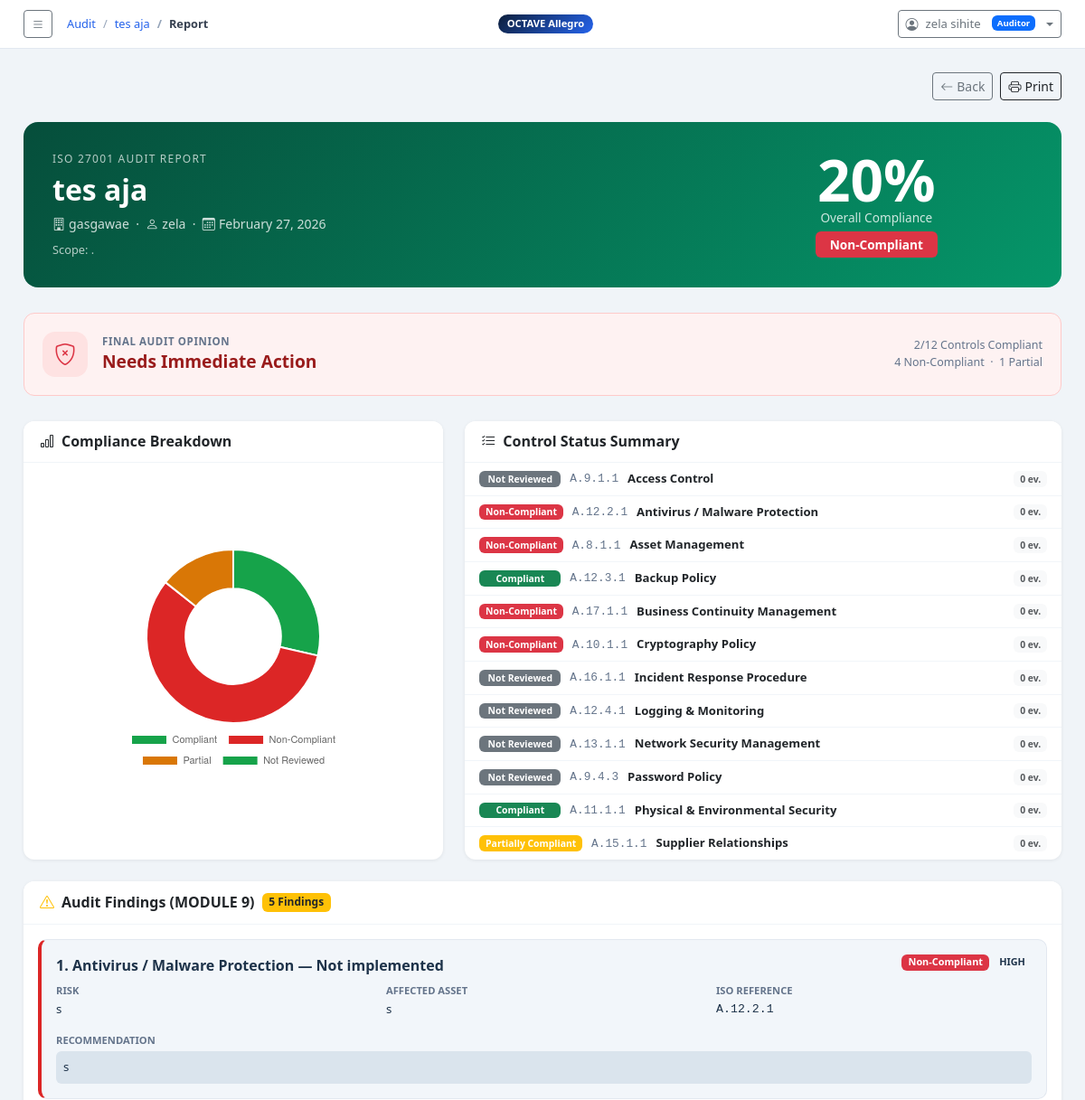
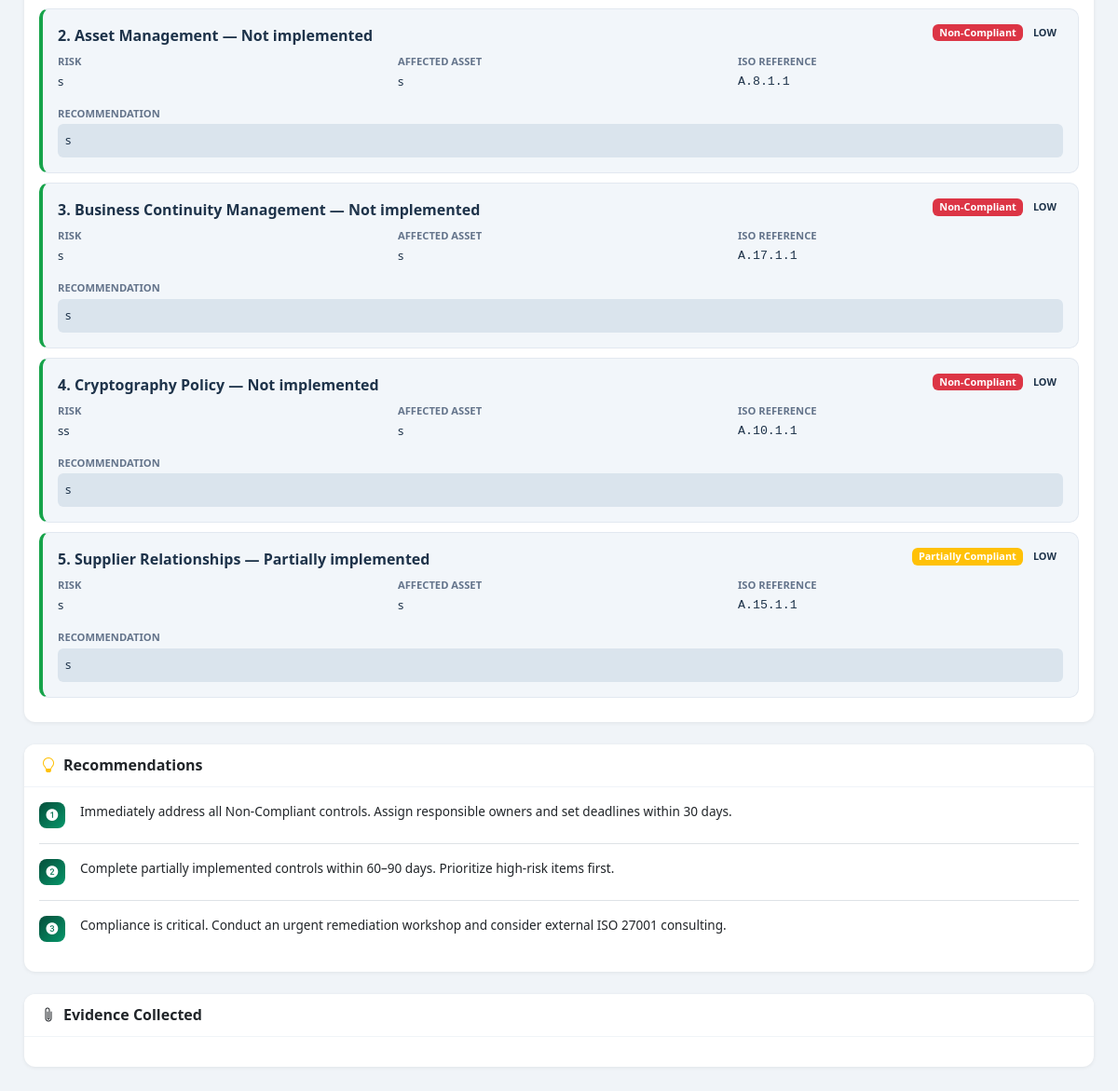
/audit/2/report/ (signed in), run on the app's committed database (2 pictures, top to bottom).
### octave_app/models.py (models this page shows, shortened)
class AuditAssessment(models.Model):
    owner          = models.ForeignKey(User, on_delete=models.SET_NULL, null=True, blank=True,
                         related_name='audit_assessments')
    assigned_auditee = models.ForeignKey(User, on_delete=models.SET_NULL, null=True, blank=True,
                         related_name='assigned_audit_assessments')
    title          = models.CharField(max_length=255)
    organization   = models.CharField(max_length=255)
    scope          = models.TextField()
    assessor_name  = models.CharField(max_length=255)
    assessor_email = models.EmailField(blank=True)
    start_date     = models.DateField(default=timezone.now)
    end_date       = models.DateField(null=True, blank=True)
    status         = models.CharField(max_length=20, choices=AUDIT_STATUS_CHOICES, default='draft')
    notes          = models.TextField(blank=True)
    created_at     = models.DateTimeField(default=timezone.now)
    updated_at     = models.DateTimeField(auto_now=True)
    class Meta:
        ordering = ['-created_at']
    def get_compliance_score(self):
        controls = self.controls.all()
        total = controls.count()
        if total == 0:
            return 0, 'No Controls', 'secondary'
        compliant = controls.filter(status='compliant').count()
        partial   = controls.filter(status='partial').count()
        score = int(((compliant + partial * 0.5) / total) * 100)
        if score >= 85:
            label, color = 'Compliant', 'success'
        elif score >= 60:
            label, color = 'Needs Improvement', 'warning'
        else:
            label, color = 'Non-Compliant', 'danger'
        return score, label, color
    def get_final_opinion(self):
        score, _, _ = self.get_compliance_score()
        nc = self.controls.filter(status='non_compliant').count()
        if score >= 85 and nc == 0:
            return 'Secure', 'success', 'shield-check'
        elif score >= 60 or nc <= 2:
            return 'Acceptable Risk', 'warning', 'shield-exclamation'
        else:
            return 'Needs Immediate Action', 'danger', 'shield-x'

class AuditControl(models.Model):
    audit          = models.ForeignKey(AuditAssessment, on_delete=models.CASCADE, related_name='controls')
    control_id     = models.CharField(max_length=50)   # e.g. 'password_policy'
    control_name   = models.CharField(max_length=255)
    iso_reference  = models.CharField(max_length=20, blank=True)
    description    = models.TextField(blank=True)
    status         = models.CharField(max_length=20, choices=CONTROL_STATUS_CHOICES, default='not_reviewed')
    auditor_notes  = models.TextField(blank=True, help_text='Observations and findings from the auditor.')
    affected_asset = models.CharField(max_length=255, blank=True)
    recommendation = models.TextField(blank=True)
    risk_level     = models.CharField(max_length=10, choices=[('high','High'),('medium','Medium'),('low','Low')], default='medium', blank=True)
    created_at     = models.DateTimeField(default=timezone.now)
    updated_at     = models.DateTimeField(auto_now=True)
    class Meta:
        ordering = ['control_id']
    def get_status_color(self):
        return {
            'compliant':     'success',
            'non_compliant': 'danger',
            'partial':       'warning',
            'not_reviewed':  'secondary',
        }.get(self.status, 'secondary')

### octave_app/views.py (the view)
# urls.py: path('audit/<int:pk>/report/',                views.audit_report,           name='audit_report'),
@login_required
def audit_report(request, pk):
    audit    = get_object_or_404(AuditAssessment, pk=pk)
    controls = audit.controls.prefetch_related('evidences').all()
    score, label, color = audit.get_compliance_score()
    opinion, op_color, op_icon = audit.get_final_opinion()
    findings = []
    for ctrl in controls:
        if ctrl.status in ('non_compliant', 'partial'):
            auto_rec = ctrl.recommendation or f'Review and remediate: {ctrl.control_name}. Ensure compliance with ISO 27001 {ctrl.iso_reference}.'
            findings.append({
                'control':     ctrl,
                'issue':       f'{ctrl.control_name} — {"Not implemented" if ctrl.status == "non_compliant" else "Partially implemented"}',
                'risk':        ctrl.auditor_notes or f'Failure to comply with {ctrl.control_name} may expose the organization to security incidents.',
                'asset':       ctrl.affected_asset or 'Organization-wide',
                'recommendation': auto_rec,
                'risk_level':  ctrl.risk_level,
            })
    ai_recommendations = []
    if controls.filter(status='non_compliant').count() > 0:
        ai_recommendations.append('Immediately address all Non-Compliant controls. Assign responsible owners and set deadlines within 30 days.')
    if controls.filter(status='partial').count() > 0:
        ai_recommendations.append('Complete partially implemented controls within 60–90 days. Prioritize high-risk items first.')
    if score < 60:
        ai_recommendations.append('Compliance is critical. Conduct an urgent remediation workshop and consider external ISO 27001 consulting.')
    if not ai_recommendations:
        ai_recommendations.append('Compliance posture is strong. Maintain current controls and schedule re-audit in 12 months.')
    compliant_count     = controls.filter(status='compliant').count()
    non_compliant_count = controls.filter(status='non_compliant').count()
    partial_count       = controls.filter(status='partial').count()
    return render(request, 'octave_app/audit/audit_report.html', {
        'audit':               audit,
        'controls':            controls,
        'compliance_score':    score,
        'compliance_label':    label,
        'compliance_color':    color,
        'opinion':             opinion,
        'opinion_color':       op_color,
        'opinion_icon':        op_icon,
        'findings':            findings,
        'ai_recommendations':  ai_recommendations,
        'compliant_count':     compliant_count,
        'non_compliant_count': non_compliant_count,
        'partial_count':       partial_count,
        'total_controls':      controls.count(),
        'report_date':         timezone.now(),
    })

### octave_app/templates/octave_app/audit/audit_report.html (shortened to what this page needs)
{% extends 'octave_app/base.html' %}
{% block breadcrumb %}
<li class="breadcrumb-item"><a href="{% url 'audit_list' %}">Audit</a></li>
<li class="breadcrumb-item"><a href="{% url 'audit_detail' audit.pk %}">{{ audit.title|truncatechars:25 }}</a></li>
<li class="breadcrumb-item active">Report</li>
{% endblock %}
{% block content %}
<div class="d-flex justify-content-between align-items-center mb-4 no-print">
  <div class="d-flex gap-2">
    <a href="{% url 'audit_detail' audit.pk %}" class="btn btn-outline-secondary btn-sm"><i class="bi bi-arrow-left me-1"></i>Back</a>
    <button onclick="window.print()" class="btn btn-sm btn-outline-dark"><i class="bi bi-printer me-1"></i>Print</button>
  </div>
</div>
<div class="report-header">
  <div class="row align-items-center">
    <div class="col-md-8">
      <div style="font-size:.75rem;opacity:.7;text-transform:uppercase;letter-spacing:.1em;margin-bottom:6px;">ISO 27001 Audit Report</div>
      <h2 class="fw-bold mb-2">{{ audit.title }}</h2>
      <div style="opacity:.8;font-size:.88rem;">
        <i class="bi bi-building me-1"></i>{{ audit.organization }} &nbsp;·&nbsp;
        <i class="bi bi-person me-1"></i>{{ audit.assessor_name }} &nbsp;·&nbsp;
        <i class="bi bi-calendar3 me-1"></i>{{ report_date|date:"F d, Y" }}
      </div>
      <div class="mt-2" style="opacity:.7;font-size:.8rem;">Scope: {{ audit.scope }}</div>
    </div>
    <div class="col-md-4 text-center">
      <div style="font-size:4rem;font-weight:900;line-height:1;">{{ compliance_score }}%</div>
      <div style="font-size:.85rem;opacity:.8;">Overall Compliance</div>
      <div class="mt-1">
        <span class="badge bg-{% if compliance_color == 'success' %}light text-success{% elif compliance_color == 'warning' %}warning text-dark{% else %}danger{% endif %} px-3 py-2" style="font-size:.85rem;">
          {{ compliance_label }}
        </span>
      </div>
    </div>
  </div>
</div>
<div class="opinion-box" style="background:{% if opinion_color == 'success' %}#f0fdf4;border:1.5px solid #bbf7d0{% elif opinion_color == 'warning' %}#fffbeb;border:1.5px solid #fde68a{% else %}#fef2f2;border:1.5px solid #fecaca{% endif %}">
  <div class="d-flex align-items-center gap-3">
    <div style="width:50px;height:50px;border-radius:14px;background:{% if opinion_color == 'success' %}#dcfce7{% elif opinion_color == 'warning' %}#fef3c7{% else %}#fee2e2{% endif %};display:flex;align-items:center;justify-content:center;font-size:1.5rem;">
      <i class="bi bi-shield-{% if opinion_icon == 'shield-check' %}check text-success{% elif opinion_icon == 'shield-exclamation' %}exclamation text-warning{% else %}x text-danger{% endif %}"></i>
    </div>
    <div>
      <div style="font-size:.72rem;font-weight:700;text-transform:uppercase;letter-spacing:.05em;color:#64748b;">Final Audit Opinion</div>
      <div style="font-size:1.2rem;font-weight:800;color:{% if opinion_color == 'success' %}#166534{% elif opinion_color == 'warning' %}#92400e{% else %}#991b1b{% endif %}">{{ opinion }}</div>
    </div>
    <div class="ms-auto text-end">
      <div style="font-size:.78rem;color:#64748b;">{{ compliant_count }}/{{ total_controls }} Controls Compliant</div>
      <div style="font-size:.78rem;color:#64748b;">{{ non_compliant_count }} Non-Compliant &nbsp;·&nbsp; {{ partial_count }} Partial</div>
    </div>
  </div>
</div>
<div class="row g-4 mb-4 align-items-stretch">
  <div class="col-md-5">
    <div class="card h-100">
      <div class="card-header">
        <h6 class="fw-bold mb-0">
          <i class="bi bi-bar-chart me-2"></i>Compliance Breakdown
        </h6>
      </div>
      <div class="card-body d-flex justify-content-center align-items-center">
        <canvas id="breakdownChart" class="small-donut"></canvas>
      </div>
    </div>
  </div>
  <div class="col-md-7">
    <div class="card h-100">
      <div class="card-header">
        <h6 class="fw-bold mb-0">
          <i class="bi bi-list-check me-2"></i>Control Status Summary
        </h6>
      </div>
      <div class="card-body p-0">
        {% for ctrl in controls %}
        <div class="ctrl-row px-3">
          <span class="badge bg-{{ ctrl.get_status_color }} flex-shrink-0"
                style="font-size:.65rem;min-width:90px;text-align:center;">
                {{ ctrl.get_status_display }}
          </span>
          <span style="font-size:.8rem;font-family:monospace;color:#64748b;flex-shrink:0;">
            {{ ctrl.iso_reference }}
          </span>
          <span style="font-size:.82rem;font-weight:600;">
            {{ ctrl.control_name }}
          </span>
          <span class="ms-auto badge bg-light text-muted"
                style="font-size:.65rem;">
                {{ ctrl.evidences.count }} ev.
          </span>
        </div>
        {% endfor %}
      </div>
    </div>
  </div>
</div>
{% if findings %}
<div class="card mb-4">
  <div class="card-header d-flex align-items-center gap-2">
    <h6 class="fw-bold mb-0"><i class="bi bi-exclamation-triangle me-2 text-warning"></i>Audit Findings (MODULE 9)</h6>
    <span class="badge bg-warning text-dark">{{ findings|length }} Finding{{ findings|length|pluralize }}</span>
  </div>
  <div class="card-body">
    {% for f in findings %}
    <div class="finding-row risk-{{ f.risk_level }}">
      <div class="d-flex justify-content-between align-items-start mb-2">
        <div class="fw-bold">{{ forloop.counter }}. {{ f.issue }}</div>
        <div class="d-flex gap-1 flex-shrink-0">
          <span class="badge bg-{{ f.control.get_status_color }}" style="font-size:.68rem;">{{ f.control.get_status_display }}</span>
          <span class="badge {% if f.risk_level == 'high' %}risk-high{% elif f.risk_level == 'medium' %}risk-medium{% else %}risk-low{% endif %}" style="font-size:.68rem;">{{ f.risk_level|upper }}</span>
        </div>
      </div>
      <div class="row g-3" style="font-size:.83rem;">
        <div class="col-md-4">
          <div style="font-size:.7rem;text-transform:uppercase;font-weight:700;color:#64748b;margin-bottom:3px;">Risk</div>
          <div>{{ f.risk }}</div>
        </div>
        <div class="col-md-4">
          <div style="font-size:.7rem;text-transform:uppercase;font-weight:700;color:#64748b;margin-bottom:3px;">Affected Asset</div>
          <div>{{ f.asset }}</div>
        </div>
        <div class="col-md-4">
          <div style="font-size:.7rem;text-transform:uppercase;font-weight:700;color:#64748b;margin-bottom:3px;">ISO Reference</div>
          <div style="font-family:monospace;">{{ f.control.iso_reference }}</div>
        </div>
        <div class="col-12">
          <div style="font-size:.7rem;text-transform:uppercase;font-weight:700;color:#64748b;margin-bottom:3px;">Recommendation</div>
          <div class="p-2 rounded" style="background:#dae4ed">{{ f.recommendation }}</div>
        </div>
      </div>
    </div>
    {% endfor %}
  </div>
</div>
{% endif %}
<div class="card mb-4">
  <div class="card-header"><h6 class="fw-bold mb-0"><i class="bi bi-lightbulb me-2 text-warning"></i>Recommendations</h6></div>
  <div class="card-body">
    {% for rec in ai_recommendations %}
    <div class="d-flex align-items-start gap-3 mb-3 {% if not forloop.last %}pb-3 border-bottom{% endif %}">
      <div style="width:28px;height:28px;border-radius:8px;background:linear-gradient(135deg,#064e3b,#059669);display:flex;align-items:center;justify-content:center;flex-shrink:0;">
        <i class="bi bi-{{ forloop.counter }}-circle-fill text-white" style="font-size:.8rem;"></i>
      </div>
      <div style="font-size:.85rem;">{{ rec }}</div>
    </div>
    {% endfor %}
  </div>
</div>
<div class="card">
  <div class="card-header"><h6 class="fw-bold mb-0"><i class="bi bi-paperclip me-2"></i>Evidence Collected</h6></div>
  <div class="card-body">
  </div>
</div>
{% endblock %}
{% block extra_js %}
<script>
const ctx = document.getElementById('breakdownChart').getContext('2d');
new Chart(ctx, {
  type: 'doughnut',
  data: {
    labels: ['Compliant', 'Non-Compliant', 'Partial', 'Not Reviewed'],
    datasets: [{
      data: [{{ compliant_count }}, {{ non_compliant_count }}, {{ partial_count }}, {{ controls|length|add:"-"|add:compliant_count|add:"-"|add:non_compliant_count|add:"-"|add:partial_count }}],
      backgroundColor: ['#16a34a','#dc2626','#d97706','#94a3b8'],
      borderWidth: 2, borderColor: '#fff',
    }]
  },
  options: {
    cutout: '55%',
    plugins: {
      legend: { position: 'bottom', labels: { font: { size: 11 }, padding: 12 } }
    }
  }
});
</script>
{% endblock %}

### octave_app/templates/octave_app/base.html (shortened to what this page needs)
<!DOCTYPE html>
<html lang="en">
<head>
  <link href="https://cdn.jsdelivr.net/npm/bootstrap@5.3.2/dist/css/bootstrap.min.css" rel="stylesheet">
  <link href="https://cdn.jsdelivr.net/npm/bootstrap-icons@1.11.3/font/bootstrap-icons.css" rel="stylesheet">
</head>
<body>
<div class="main full">
  <div class="topbar">
    <div class="d-flex align-items-center gap-3">
      <button class="btn btn-sm btn-outline-secondary" id="toggleSidebar">
        <i class="bi bi-list"></i>
      </button>
      <nav aria-label="breadcrumb">
        <ol class="breadcrumb">
          {% block breadcrumb %}<li class="breadcrumb-item active">Dashboard</li>{% endblock %}
        </ol>
      </nav>
    </div>
    <span class="ws-badge">OCTAVE Allegro</span>
    {% if user.is_authenticated %}
    <div class="dropdown ms-3">
      <button class="btn btn-sm btn-outline-secondary dropdown-toggle d-flex align-items-center gap-2" type="button" data-bs-toggle="dropdown">
        <i class="bi bi-person-circle"></i>
        <span style="font-size:.82rem">{{ user.get_full_name|default:user.username }}</span>
        {% with role=user.profile.role %}
        {% if role == 'admin' %}<span class="badge bg-danger ms-1" style="font-size:.6rem">Admin</span>
        {% elif role == 'auditor' %}<span class="badge bg-primary ms-1" style="font-size:.6rem">Auditor</span>
        {% else %}<span class="badge bg-secondary ms-1" style="font-size:.6rem">Auditee</span>{% endif %}
        {% endwith %}
      </button>
    </div>
    {% endif %}
  </div>
  <div class="content">
    {% block content %}{% endblock %}
  </div>
</div>
{% block extra_js %}{% endblock %}
</body>
</html>

### data on the page
AuditAssessment: title "tes aja", organization "gasgawae", assessor_name "zela", scope "."
AuditControl: status "Not Reviewed", iso_reference "A.9.1.1", control_name "Access Control", evidences.count "0"
AuditControl: status "Non-Compliant", iso_reference "A.12.2.1", control_name "Antivirus / Malware Protection", evidences.count "0", issue "Antivirus / Malware Protection — Not implemented", control.status "Non-Compliant", risk_level "HIGH", risk "s", asset "s", control.iso_reference "A.12.2.1", recommendation "s"
AuditControl: status "Non-Compliant", iso_reference "A.8.1.1", control_name "Asset Management", evidences.count "0", issue "Asset Management — Not implemented", control.status "Non-Compliant", risk_level "LOW", risk "s", asset "s", control.iso_reference "A.8.1.1", recommendation "s"
AuditControl: status "Compliant", iso_reference "A.12.3.1", control_name "Backup Policy", evidences.count "0"
AuditControl: status "Non-Compliant", iso_reference "A.17.1.1", control_name "Business Continuity Management", evidences.count "0", issue "Business Continuity Management — Not implemented", control.status "Non-Compliant", risk_level "LOW", risk "s", asset "s", control.iso_reference "A.17.1.1", recommendation "s"
AuditControl: status "Non-Compliant", iso_reference "A.10.1.1", control_name "Cryptography Policy", evidences.count "0", issue "Cryptography Policy — Not implemented", control.status "Non-Compliant", risk_level "LOW", risk "ss", asset "s", control.iso_reference "A.10.1.1", recommendation "s"
AuditControl: status "Not Reviewed", iso_reference "A.16.1.1", control_name "Incident Response Procedure", evidences.count "0"
AuditControl: status "Not Reviewed", iso_reference "A.12.4.1", control_name "Logging & Monitoring", evidences.count "0"
AuditControl: status "Not Reviewed", iso_reference "A.13.1.1", control_name "Network Security Management", evidences.count "0"
AuditControl: status "Not Reviewed", iso_reference "A.9.4.3", control_name "Password Policy", evidences.count "0"
AuditControl: status "Compliant", iso_reference "A.11.1.1", control_name "Physical & Environmental Security", evidences.count "0"
AuditControl: status "Partially Compliant", iso_reference "A.15.1.1", control_name "Supplier Relationships", evidences.count "0", issue "Supplier Relationships — Partially implemented", control.status "Partially Compliant", risk_level "LOW", risk "s", asset "s", control.iso_reference "A.15.1.1", recommendation "s"

### other printed values
{{ user.get_full_name|default:user.username }} "zela sihite"
{{ compliance_score }} "20"
{{ compliance_label }} "Non-Compliant"
{{ opinion }} "Needs Immediate Action"
{{ compliant_count }} "2"
{{ total_controls }} "12"
{{ non_compliant_count }} "4"
{{ partial_count }} "1"
{{ findings|length }} "5"
{{ rec }} "Immediately address all Non-Compliant controls. Assign responsible owners and set deadlines within 30 days." "Complete partially implemented controls within 60–90 days. Prioritize high-risk items first." "Compliance is critical. Conduct an urgent remediation workshop and consider external ISO 27001 consulting."
chart data {{ compliant_count }} 2
chart data {{ non_compliant_count }} 4
chart data {{ partial_count }} 1
